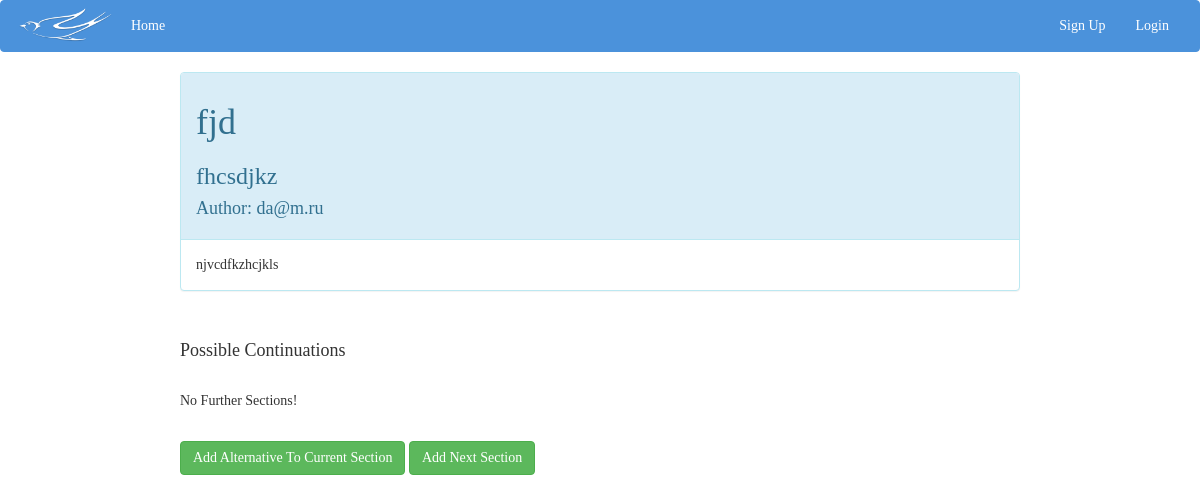
The page /view_section/3/ on the database as committed earlier.
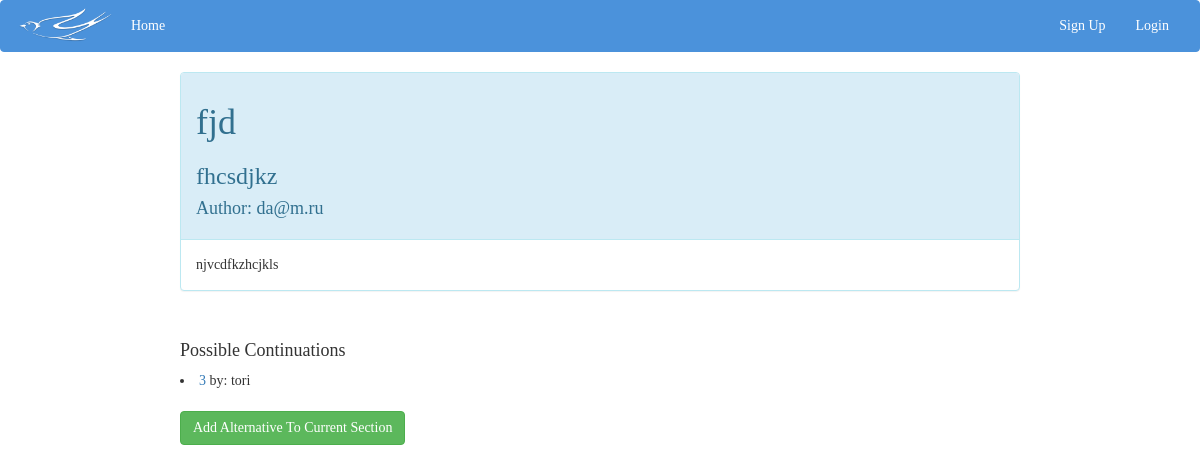
The same page on the database as committed later.
### SwallowTales/models.py (models this page shows, shortened)
class StorySection(models.Model):
    previousSection = models.ForeignKey("self",null = True, blank=True, related_name="children")
    author = models.ForeignKey(User)
    story = models.ForeignKey(Story)
    secName = models.CharField(max_length = 100)
    text = models.TextField()

class Story(models.Model):
    author = models.ForeignKey(User)
    name = models.CharField(max_length = 100)

### SwallowTales/views.py (the view)
# urls.py: url(r'^view_section/([0-9]+)/', views.view_section, name='view_section'),
def view_section(request, sectionID):
    storySection = StorySection.objects.filter(pk = sectionID)
    my_stories_list = StorySection.objects.filter(previousSection = sectionID)
    return render(request, 'view_sec.html', {'my_stories_list': my_stories_list, 'storySection': storySection[0]})

### SwallowTales/templates/view_sec.html (shortened to what this page needs)
{% extends "base.html" %}
{% block content %}
<div id="muh_stories">
    <div class="panel panel-info">
        <div class="panel-heading">
            <h1>{{ storySection.story.name }}</h1>
            <h3>{{ storySection.secName }}</h3>
            <h4>Author: {{ storySection.author.username }}</h4>
        </div>
        <div class="panel-body">{{ storySection.text }}</div>
    </div>
</div>
<br />
<div id="muh_stories">
    <h4>Possible Continuations</h4>
    {% for sec in my_stories_list %}
        <li><a href="{% url 'SwallowTales.views.view_section' sec.id %}">{{ sec.secName }}</a> by: {{ sec.author.username }}</li>
    {% endfor %}
    <br />
    {%  if my_stories_list|length == 0 %}
        <p>No Further Sections!</p>
        <br />
        {% if storySection.previousSection != None %}
            <button type="submit" onclick='location.href="{% url 'SwallowTales.views.add_alternative_section' storySection.pk %}";' class="btn btn-success">Add Alternative To Current Section</button>
        {%  endif %}
        <button type="submit" onclick='location.href="{% url 'SwallowTales.views.add_next_section' storySection.pk %}";' class="btn btn-success">Add Next Section</button>
    {%  else %}
        {% if storySection.previousSection != None %}
            <button type="submit" onclick='location.href="{% url 'SwallowTales.views.add_alternative_section' storySection.pk %}";' class="btn btn-success">Add Alternative To Current Section</button>
        {%  endif %}
    {% endif %}
</div>
{%endblock content %}

### SwallowTales/templates/base.html (shortened to what this page needs)
<!DOCTYPE html>
<html>
<head>
    <link href="/static/css/bootstrap.min.css" rel="stylesheet"/>
    <link href="/static/css/myCSS1.css" rel="stylesheet"/>
</head>
<body>
    <nav class="navbar navbar-inverse">
        <div class="container-fluid">
            <div class="navbar-header">
                <a class="pull-left" href="/">
                    <div><img id="logo" src="/static/img/swallowtales.png"/></div>
                </a>
            </div>
            <div class="collapse navbar-collapse" id="myNavbar">
                <ul class="nav navbar-nav">
                    <li><a href="/">Home</a></li>
                </ul>
                <ul class="nav navbar-nav navbar-right">
                    {% if user.is_authenticated %}
                        <li><a href="/logout/">Logout</a></li>
                    {% else %}
                        <li><a href="/signup/">Sign Up</a></li>
                        <li><a href="/login/">Login</a></li>
                    {% endif %}
                </ul>
            </div>
        </div>
    </nav>
    {% block content %}
    {% endblock content %}
</body>
</html>

### SwallowTales/static/css/myCSS1.css (style rules this page uses)
#muh_stories { margin: auto; width: 70%; }
* { font-family: Garamond; }
.navbar { background-color: #4B92DB; background-image: none; background-repeat: no-repeat; border-color: #4B92DB; font-family: Garamond; }
.navbar .nav li > a { color: white; }
.navbar-inverse .navbar-collapse { border-color: white; }
#logo { max-width: 100px; }

Rows that differ between the two databases and show on the page:
added StorySection: secName "3", author.username "tori"
Other text that changed with them:
text no longer shown: "No Further Sections! Add Next Section"
